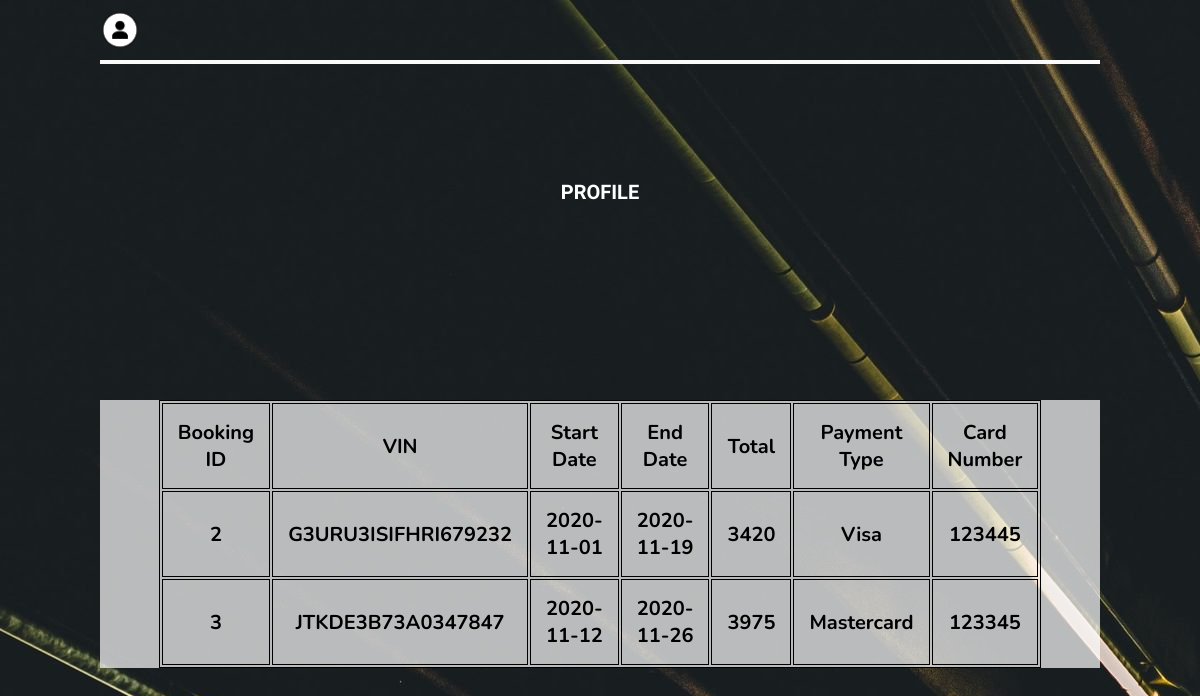
The app's page /profile.php (signed in) with its own data.
### tables this page shows
CREATE TABLE IF NOT EXISTS `booking` (
  `booking_id` int(255) NOT NULL AUTO_INCREMENT,
  `customer_id` int(255) NOT NULL,
  `vin` varchar(255) NOT NULL,
  `start_date` date NOT NULL,
  `end_date` date NOT NULL,
  `total` double NOT NULL,
  `payment_type` varchar(255) NOT NULL,
  `card_number` int(255) NOT NULL,
  `expiration_date` date NOT NULL,
  `cvv` int(255) NOT NULL,
  PRIMARY KEY (`booking_id`)
);

### profile.php (the view, shortened to what this page needs)
<!DOCTYPE html>
<html lang="en" dir="ltr">
<head>
    <link href="https://unpkg.com/ionicons@4.5.10-0/dist/css/ionicons.min.css" rel="stylesheet">
    <link rel="stylesheet" href="style.css">
</head>
<body style="background-image: url('images/inventory1.jpg');
background: linear-gradient( rgba(0, 0, 0, 0.5), rgba(0, 0, 0, 0.5))
background-repeat: no-repeat;
background-attachment: fixed;">
<?php include("header.php"); ?>
        <div class="body-container">
            <div class="title-container">
                <h1>PROFILE</h1>
            </div>
            <div class="content-container">
                <table id="prof-table">
                    <tr>
                        <th>Booking ID</th>
                        <th>VIN</th>
                        <th>Start Date</th>
                        <th>End Date</th>
                        <th>Total</th>
                        <th>Payment Type</th>
                        <th>Card Number</th>
                    </tr>
                    <?php
                    $connection = mysqli_connect(DBHOST, DBUSER, DBPASS, DBNAME);
                    if ( !$connection )
                    {
                        $_SESSION["message"] = "Connection failed!";
                        header("location: home.php");
                    }
                    else
                    {
                        $id = $_SESSION["customer_id"];
                        $sql = "SELECT * FROM booking WHERE customer_id = '$id'";
                        $query = mysqli_query($connection, $sql);
                        while ($row = $query->fetch_assoc())
                        {
                            echo "
                                <tr>
                                    <th>".$row['booking_id']."</th>
                                    <th>".$row['vin']."</th>
                                    <th>".$row['start_date']."</th>
                                    <th>".$row['end_date']."</th>
                                    <th>".$row['total']."</th>
                                    <th>".$row['payment_type']."</th>
                                    <th>".$row['card_number']."</th>
                                </tr>";
                        }
                    }
                    ?>
                </table>
            </div>
        </div>
</body>

### header.php (shortened to what this page needs)
<header>
    <div class="container">
        <nav>
            <img src="images/profile.png" class="profile" onclick="profileIcon('<?php if (isset($_SESSION['username'])) {echo $_SESSION['username'];} else {echo "";} ?>')">
        </nav>
    </div>
</header>

### style.css (style rules this page uses)
*, *::before, *::after { margin: 0; padding: 0; box-sizing: inherit; }
html { font-family: 'Nunito', sans-serif; font-size: 10px; }
img { width: 100%; max-width: 100%; height: auto; }
header { width: 100%; height: 5rem; position: absolute; top: 0; left: 0; z-index: 1; }
.profile { width: 40px; }
.container { width: 100%; max-width: 1000px; margin: 0 auto; padding: 0 1.5rem; }
nav { width: 100%; display: flex; align-items: center; justify-content: space-between; padding: 1rem 0; border-bottom: 4px solid #fafafa; }
.body-container { width: 1000px; height: 1000px; margin: auto; margin-top: 100px; }
.title-container { width: 100%; height: 200px; }
.title-container h1 { text-align: center; padding-top: 80px; font-family: 'Aldrich', sans-serif; }
.content-container { background-color: rgba(255, 255, 255, 0.7); }
table { border: 1px solid black; width: 400px; margin: auto; margin-top: 100px; font-size: 20px; }
table th { border: 1px solid black; padding: 15px; }
.title-container h1 { color: white; }

### records on screen
booking: booking_id "2", vin "G3URU3ISIFHRI679232", start_date "2020-11-01", end_date "2020-11-19", total "3420", payment_type "Visa", card_number "123445"
booking: booking_id "3", vin "JTKDE3B73A0347847", start_date "2020-11-12", end_date "2020-11-26", total "3975", payment_type "Mastercard", card_number "123345"
